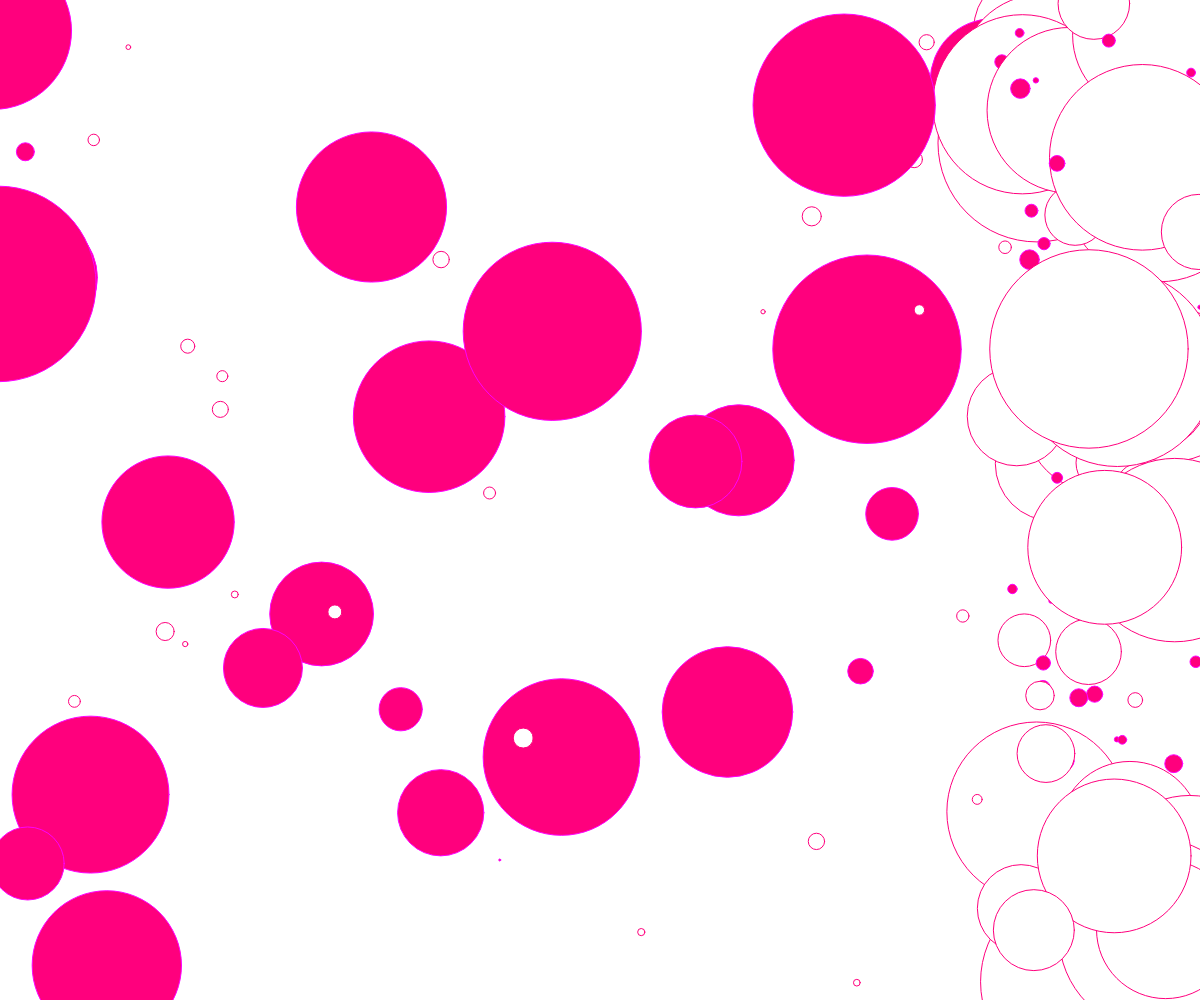
Frame 1 (no input)
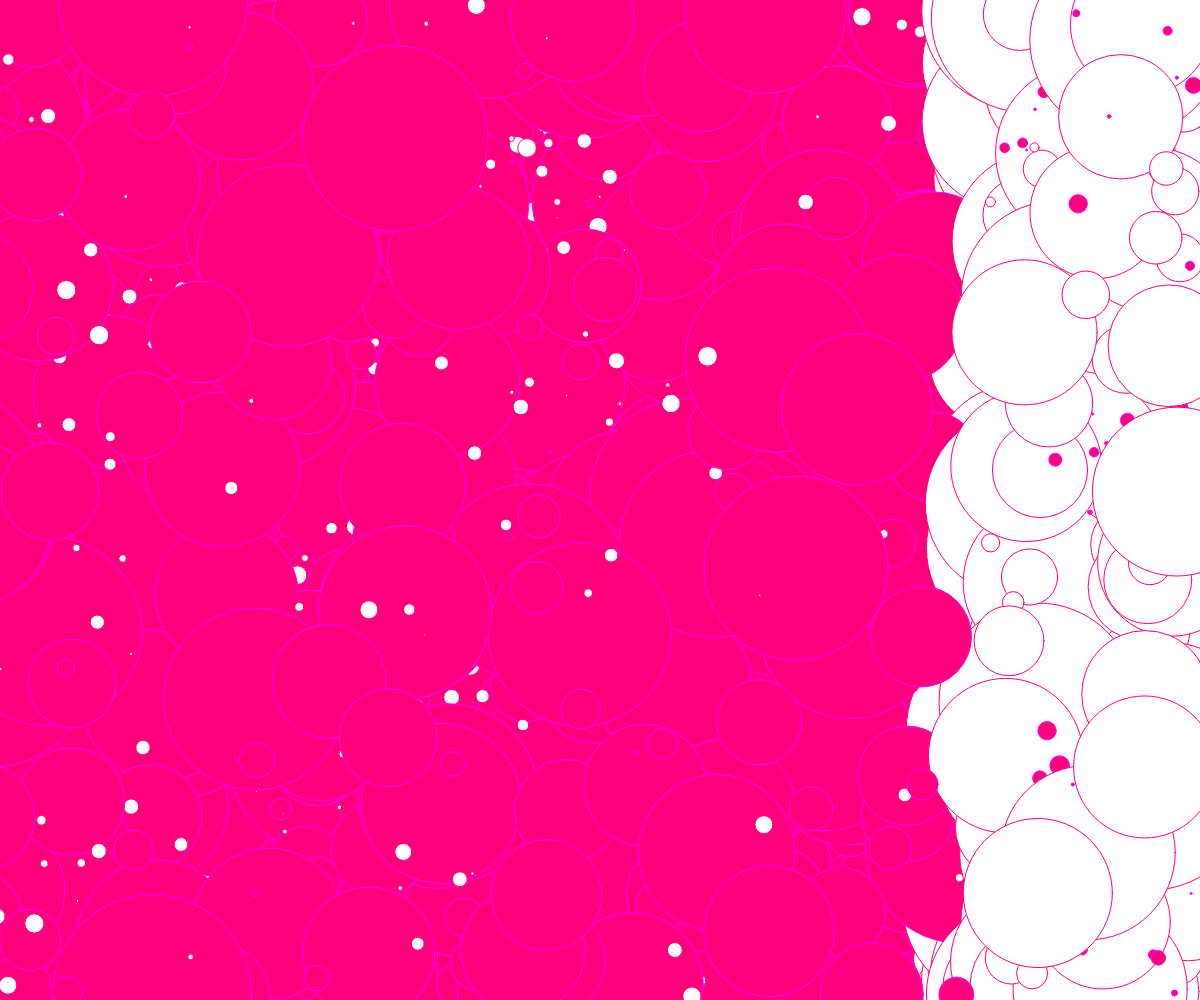
Frame 60 (no input)
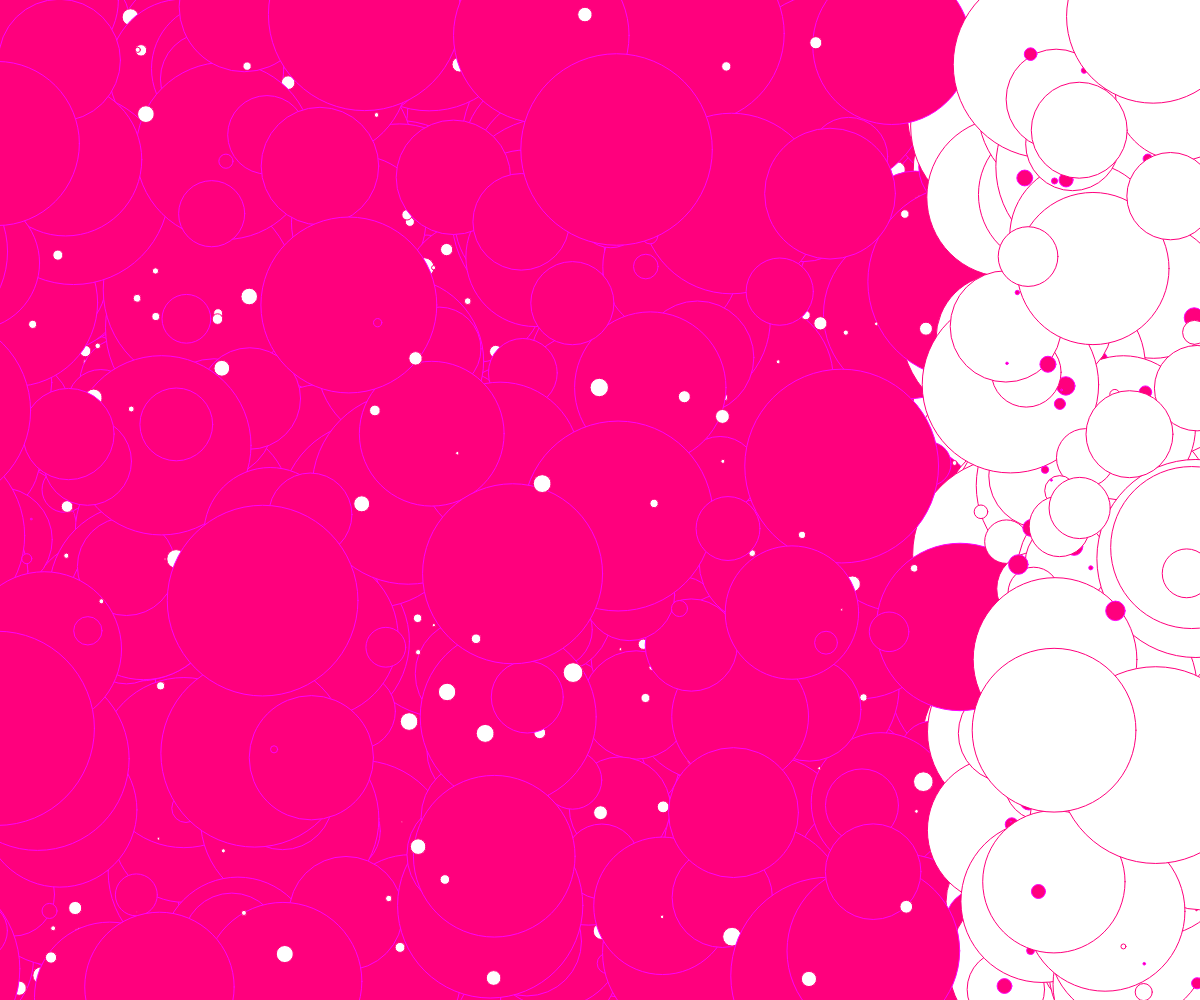
Frame 120 (the mouse pressed at the canvas centre since frame 60)

The p5.js sketch that drew these frames (run headless with seeded random() and noise() and a simulated clock; from frame 60 on, the mouse is pressed at the canvas centre):

// p5.js sketch
// ── sketch.js
N = 50;

function setup(){
 createCanvas( windowWidth , windowHeight );

//noStroke();
 
}

function draw(){
 
 for( n = 0 ; n < N ; n++ ){
 //BLACK L
 fill( 255,0,125 );
  stroke(255,0,255);
   ellipse( random( -windowWidth , windowHeight ) , random( windowHeight , 0) ,
   random( 1 , 200));
  //WHITE R
  fill( 255,255,255);
  stroke(255,0,125);
   ellipse( random( windowWidth , windowHeight ) , random( windowHeight , 0)
   ,random( 1 , 200));
  //WHITE L
  fill( 255,255,255);
  stroke(255,0,125);
  ellipse( random( -windowWidth , windowHeight ) , random( windowHeight , 0) ,
  random( 1 , 20));
  //BLACK R
  fill( 255,0,125 );
  stroke(255,0,255);
  ellipse( random( windowWidth , windowHeight ) , random( windowHeight , 0) ,
  random( 1 , 20));
 }
 
 
}
